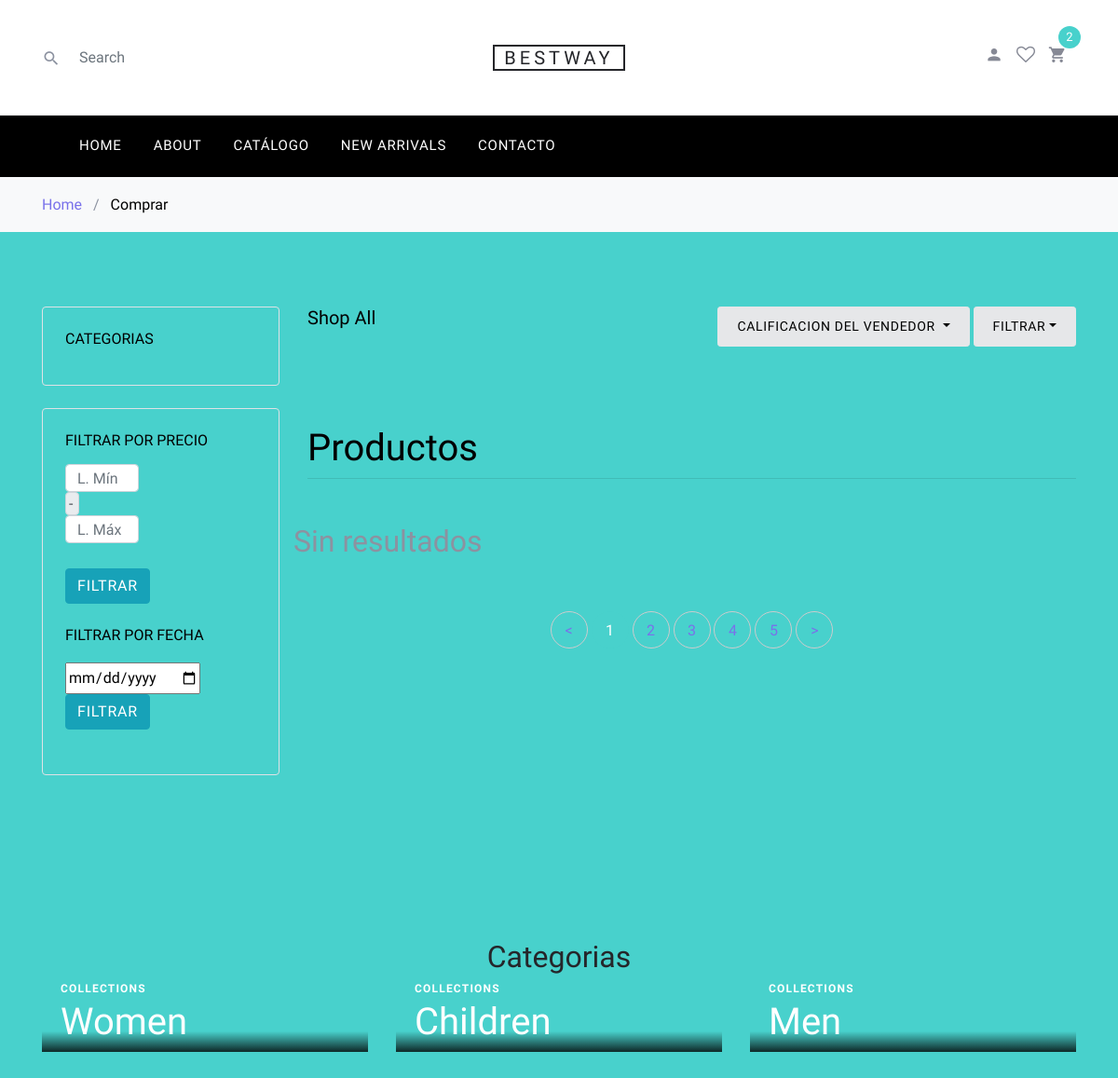
Before: /config/calificacion.php?texto=asc with the older database file.
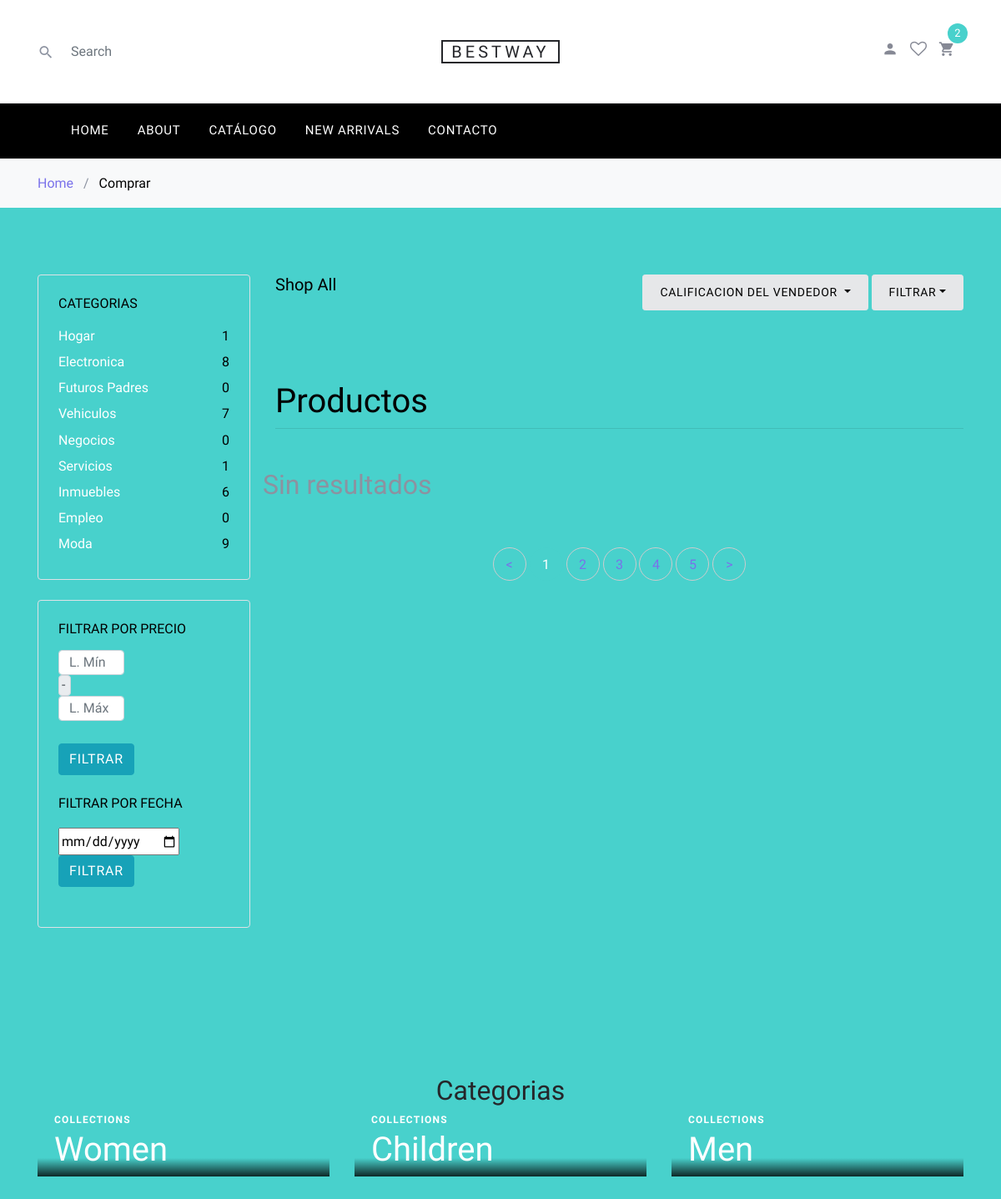
After: the same page with the newer database file.
### tables this page shows
CREATE TABLE `categoria` (
  `idCategoria` int NOT NULL AUTO_INCREMENT,
  `Tipocategoria` varchar(45) DEFAULT NULL,
  PRIMARY KEY (`idCategoria`)
);

### config/calificacion.php (the view, shortened to what the changed rows need)
 <!DOCTYPE html>
<html lang="en">
  <head>
    <link rel="stylesheet" href="../fonts/icomoon/style.css">
    <link rel="stylesheet" href="../css/bootstrap1.min.css">
    <link rel="stylesheet" href="../css/magnific-popup.css">
    <link rel="stylesheet" href="../css/jquery-ui.css">
    <link rel="stylesheet" href="../css/owl.carousel.min.css">
    <link rel="stylesheet" href="../css/owl.theme.default.min.css">
    <link rel="stylesheet" href="../css/aos.css">
    <link rel="stylesheet" href="../css/style3.css">
  </head>
  <body style="Background-color:  mediumturquoise">
  <div class="site-wrap">
    <div class="site-section">
      <div class="container">
        <div class="row mb-5">
          <div class="col-md-9 order-2">
            <div class="row">
              <div class="col-md-12 mb-5">
                <div class="float-md-left mb-4"><h2 class="text-black h5">Shop All</h2></div>
              </div>
            </div>
            <h1 class="font-weight-light text-center text-lg-left mt-4 mb-0" style="color:black">Productos</h1>
<div class="row mb-5">
  <?php
                     $conexion=mysqli_connect("localhost","Yoselyn","Yoselyn123","proyecto");
                     switch ($_GET['texto']) {
                        case "asc":
                            $consultaCon="SELECT avg(Calificacion), calificaciones.idUsuario,
                            producto.imagen_Prod,producto.idProducto,producto.Nombre_Prod,
                            producto.Precio,producto.Descripcion,calificaciones.idUsuario,avg(Calificacion)
                            FROM calificaciones inner join producto on calificaciones.idUsuario = producto.idUsuario
                            GROUP BY idUsuario
                            HAVING  avg(Calificacion)> 0
                            ORDER BY avg(Calificacion) ASC; ";
                            break;
                    }
                     $resultadoCon=mysqli_query($conexion,$consultaCon);
                     if(mysqli_num_rows($resultadoCon)>0){
                    while ($resultado=mysqli_fetch_array($resultadoCon,MYSQLI_ASSOC)){
                    ?>
                    <div class="col-sm-6 col-lg-4 mb-4" data-aos="fade-up">
                    <div class="block-4 text-center border">
                    <a href="#" class="d-block mb-4 h-100">
                    <img class="img-fluid img-thumbnail" src="../imagenes/<?php echo $resultado["imagen_Prod"]; ?>" alt="" style="width:300px;height:250px;">
                    </a>
                    <div class="card-body" style="height:200px"; >
                    <h4  class="card-text" ><?php echo $resultado["Nombre_Prod"]; ?></h4>
                    <h5  class="card-text">
                    <p class="text-primary font-weight-bold">L<?php echo $resultado["Precio"]; ?>.00</p>
                    </h5>
                    <p class="text-primary font-weight-bold">Calificacion:<?php echo round($resultado["avg(Calificacion)"],2); ?>%</p>
                    <a href="../config/detalles.php?idProducto=<?php echo $resultado["idProducto"]; ?>" class='hidden-sm'>Mas detalles</a>
                     </div>
                    </div>
                    </div>
                  <?php   }   }else{
                      echo '<h2>Sin resultados</h2>';
                  }?>
        </div>
          </div>
          <div class="col-md-3 order-1 mb-5 mb-md-0">
            <div class="border p-4 rounded mb-4">
              <ul class="list-unstyled mb-0">
              <?php
                        $conexion=mysqli_connect("localhost","Yoselyn","Yoselyn123","proyecto");
                        $consultaCon="SELECT idCategoria,Tipocategoria FROM categoria";
                        $resultadoCon=mysqli_query($conexion,$consultaCon);
                          while ($valores = mysqli_fetch_array($resultadoCon,MYSQLI_ASSOC)) {
                            ?>
                            <li class="mb-1"><a href="../containers/filtroFecha.php?texto=<?php echo $valores['Tipocategoria']?>" class="d-flex" style="color:white"><span><?php echo $valores['Tipocategoria'];?></span> <span class="text-black ml-auto">
                            <?php
                             $conexion=mysqli_connect("localhost","Yoselyn","Yoselyn123","proyecto");
                             $consultaCon1="SELECT count(Categoria_idCategoria) FROM producto where Categoria_idCategoria=".$valores['idCategoria'];
                             $resultadoCon1=mysqli_query($conexion,$consultaCon1);
                             $resultados= mysqli_fetch_row($resultadoCon1);
                              echo $resultados[0];
                      }
                     echo  '</a>';
                    ?>
               </li>
              </ul>
            </div>
          </div>
        </div>
        <div class="row">
          <div class="col-md-12">
            <div class="site-section site-blocks-2">
                <div class="row justify-content-center text-center mb-5">
                  <div class="col-md-7 site-section-heading pt-4">
                    <h2>Categorias</h2>
                  </div>
                </div>
            </div>
          </div>
        </div>
      </div>
    </div>
  </div>
  </body>
</html>

Changed rows visible on the page:
added categoria: Tipocategoria "Hogar", resultados "1"
added categoria: Tipocategoria "Electronica", resultados "8"
added categoria: Tipocategoria "Futuros Padres", resultados "0"
added categoria: Tipocategoria "Vehiculos", resultados "7"
added categoria: Tipocategoria "Negocios", resultados "0"
added categoria: Tipocategoria "Servicios", resultados "1"
added categoria: Tipocategoria "Inmuebles", resultados "6"
added categoria: Tipocategoria "Empleo", resultados "0"
added categoria: Tipocategoria "Moda", resultados "9"
